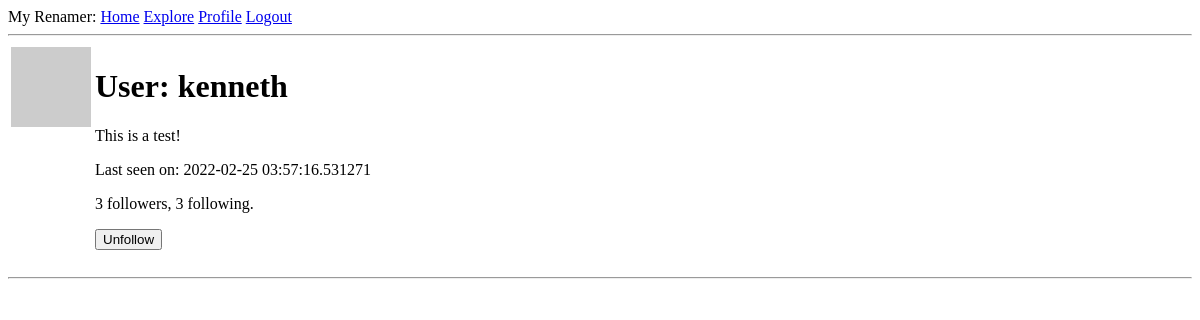
The page /user/kenneth (signed in) on the database as committed earlier.
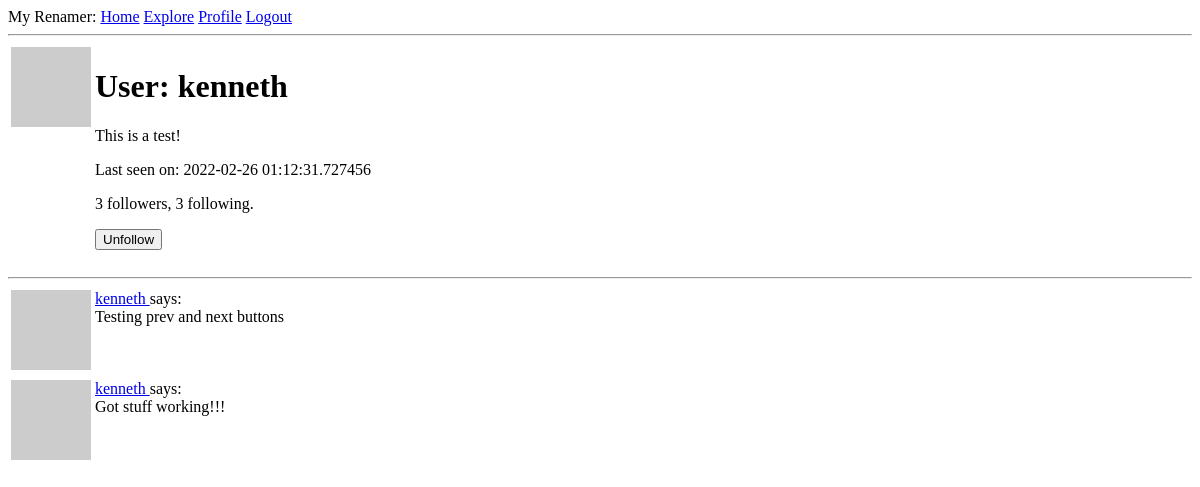
The same page on the database as committed later.
### app/models.py (models this page shows, shortened)
class User(UserMixin, db.Model):
    id = db.Column(db.Integer, primary_key=True)
    username = db.Column(db.String(64), index=True, unique=True)
    email = db.Column(db.String(120), index=True, unique=True)
    password_hash = db.Column(db.String(128))
    about_me = db.Column(db.String(140))
    last_seen = db.Column(db.DateTime, default=datetime.utcnow)
    posts = db.relationship('Post', backref='author', lazy='dynamic')
    followed = db.relationship(
        'User', secondary=followers,
        primaryjoin=(followers.c.follower_id == id),
        secondaryjoin=(followers.c.followed_id == id),
        backref=db.backref('followers', lazy='dynamic'), lazy='dynamic')
    def avatar(self, size):
        digest = md5(self.email.lower().encode('utf-8')).hexdigest()
        return 'https://www.gravatar.com/avatar/{}?d=identicon&s={}'.format(
            digest, size)
    def is_following(self, user):
        return self.followed.filter(
            followers.c.followed_id == user.id).count() > 0

class Post(db.Model):
    id = db.Column(db.Integer, primary_key=True)
    body = db.Column(db.String(140))
    timestamp = db.Column(db.DateTime, index=True, default=datetime.utcnow)
    user_id = db.Column(db.Integer, db.ForeignKey('user.id'))

### app/routes.py (the view)
@app.route('/user/<username>')
@login_required
def user(username):
    user = User.query.filter_by(username=username).first_or_404()
    page = request.args.get('page', 1, type=int)
    posts = user.posts.order_by(Post.timestamp.desc()).paginate(
        page, app.config['POSTS_PER_PAGE'], False)
    next_url = url_for('user', username=user.username, page=posts.next_num) \
        if posts.has_next else None
    prev_url = url_for('user', username=user.username, page=posts.prev_num) \
        if posts.has_prev else None
    form = EmptyForm()
    return render_template('user.html', user=user, posts=posts.items,
                            next_url=next_url, prev_url=prev_url, form=form)

### app/forms.py
class EmptyForm(FlaskForm):
    submit = SubmitField('Submit')

### app/models.py (called while the page is built)
@login.user_loader
def load_user(id):
    return User.query.get(int(id))

### app/routes.py (called while the page is built)
@app.before_request
def before_request():
    if current_user.is_authenticated:
        current_user.last_seen = datetime.utcnow()
        db.session.commit()

### app/templates/user.html (shortened to what this page needs)
{% extends "base.html" %}
{% block content %}
    <table>
        <tr valign="top">
            <td><img src="{{ user.avatar(128) }}"></td>
            <td>
                <h1>User: {{ user.username }}</h1>
                {% if user.about_me %}<p>{{ user.about_me }}</p>{% endif %}
                {% if user.last_seen %}<p>Last seen on: {{ user.last_seen }}</p>{% endif %}
                <p>{{ user.followers.count() }} followers, {{ user.followed.count() }} following.</p>
                {% if user == current_user %}
                <p><a href="{{ url_for('edit_profile') }}">Edit your profile</a></p>
                {% else %}
                <p>
                    <form action="{{ url_for('unfollow', username=user.username) }}" method="post">
                        {{ form.submit(value='Unfollow') }}
                    </form>
                </p>
                {% endif %}
            </td>
        </tr>
    </table>
    <hr>
    {% for post in posts %}
        {% include '_post.html' %}
    {% endfor %}
{% endblock %}

### app/templates/_post.html
<table>
    <tr valign="top">
        <td><img src="{{ post.author.avatar(36) }}"></td>
        <td>
            <a href="{{ url_for('user', username=post.author.username) }}">
                {{ post.author.username }}
            </a>
            says:<br>{{ post.body }}
        </td>
    </tr>
</table>

Rows that differ between the two databases and show on the page:
changed User "kenneth": last_seen "2022-02-25 03:57:16.531271" → "2022-02-26 01:12:31.727456"
added Post: author.username "kenneth", body "Testing prev and next buttons"
added Post: author.username "kenneth", body "Got stuff working!!!"
